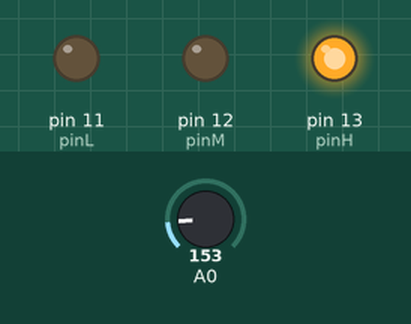
Recording of a sketch running on a simulated Arduino Uno, built with avr-gcc and run on an emulated ATmega328P. Shown: output pins drawn as LEDs (lit = HIGH). The inputs (shaded band) are chosen by the test bench; at power-on: A0 = 153. What the sketch prints to the serial monitor is not drawn.

Above: at 1.2 s.
1.3 s: A0 set to 151
At 2.3 s:
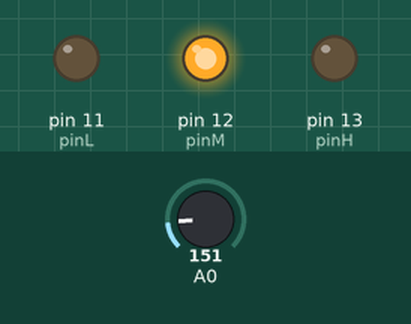
2.8 s: A0 set to 114
At 3.4 s:
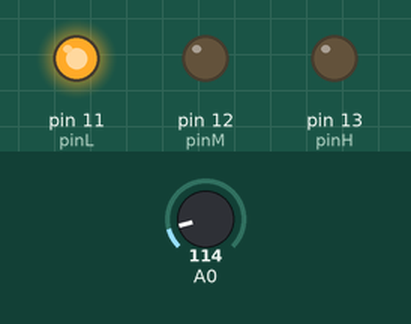
Timing chart, 0 to 5.8 s (numbered marks = the images above; inputs shaded):
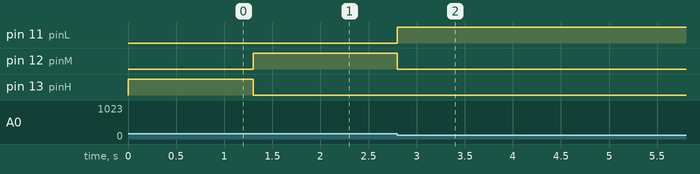

Measured:
- the behaviour switches between 152 and 151 on A0 (found by bisection; images 0 and 1)
- after the input at 1.3 s, pin 12 (pinM): LOW → HIGH at once; pin 13 (pinH): HIGH → LOW at once
- after the input at 2.8 s, pin 11 (pinL): LOW → HIGH at once; pin 12 (pinM): HIGH → LOW at once

The sketch:

Ex10.ino
```cpp
int pinH = 13;
int pinM = 12;
int pinL = 11;

void setup() {
  // put your setup code here, to run once:
Serial.begin(115200);
  // put your main code here, to run repeatedly:

pinMode(13,OUTPUT);
pinMode(12,OUTPUT);
pinMode(11,OUTPUT);

}

void loop() {
int sensorReading = analogRead(A0);

float voltage = (sensorReading*5)/1024.0;


// The TMP36GZ has an 500mV offset
float temperature = (voltage-0.5)*100;

Serial.print(temperature);
Serial.write(0xC2);
Serial.write(0xB0);
Serial.write("C");

Serial.println();

// Medium temperature is between 23 C° and 24 C°
float NDormer1 = 23;
float NDormer2 = 24;


if (temperature > NDormer2){
  digitalWrite(pinH,HIGH);
  digitalWrite(pinM,LOW);
  digitalWrite(pinL,LOW);
}

else if (temperature < NDormer1) {
  digitalWrite(pinH,LOW);
  digitalWrite(pinM,LOW);
  digitalWrite(pinL,HIGH);
}

else {
  digitalWrite(pinH,LOW);
  digitalWrite(pinM,HIGH);
  digitalWrite(pinL,LOW);
}


}
```
